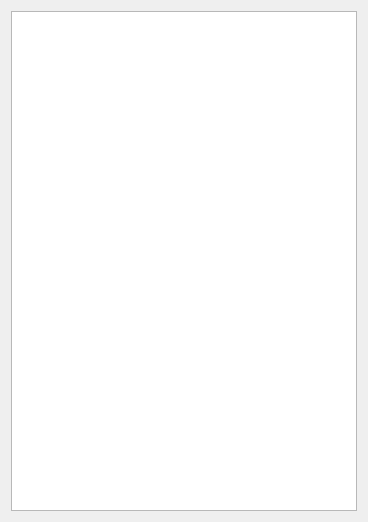
<?xml version="1.0" encoding="UTF-8"?>
<ui version="4.0">
 <class>dataClass</class>
 <widget class="QDialog" name="dataClass">
  <property name="geometry">
   <rect>
    <x>0</x>
    <y>0</y>
    <width>368</width>
    <height>522</height>
   </rect>
  </property>
  <property name="sizePolicy">
   <sizepolicy hsizetype="MinimumExpanding" vsizetype="MinimumExpanding">
    <horstretch>0</horstretch>
    <verstretch>0</verstretch>
   </sizepolicy>
  </property>
  <property name="windowTitle">
   <string>data</string>
  </property>
  <layout class="QVBoxLayout" name="verticalLayout">
   <item>
    <widget class="QTableView" name="tableView"/>
   </item>
  </layout>
 </widget>
 <layoutdefault spacing="6" margin="11"/>
 <resources/>
 <connections/>
</ui>
